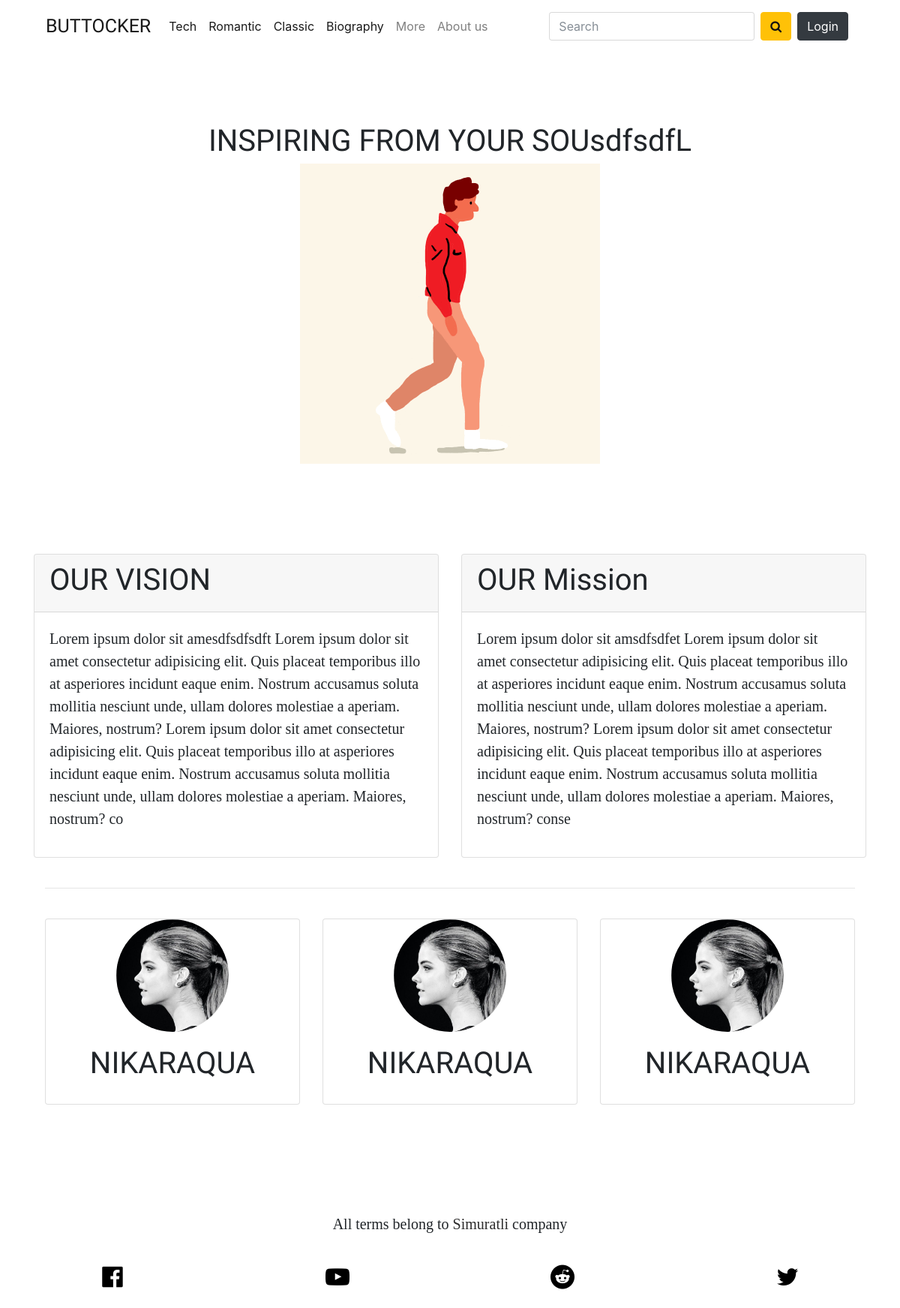
Page /about.php on the committed database.
### tables this page shows
CREATE TABLE `kategori` (
  `kategori_id` int(11) NOT NULL,
  `kategori_ad` varchar(100) NOT NULL,
  `kategori_onecikar` enum('1','0') NOT NULL DEFAULT '0',
  `kategori_seourl` varchar(500) NOT NULL,
  `kategori_sira` int(2) NOT NULL,
  `kategori_durum` enum('0','1') NOT NULL DEFAULT '1'
);

CREATE TABLE `hakkimizda` (
  `hakkimizda_id` int(11) NOT NULL,
  `hakkimizda_baslik` varchar(500) NOT NULL,
  `hakkimizda_icerik` text NOT NULL,
  `hakkimizda_vizyon` varchar(500) NOT NULL,
  `hakkimizda_misyon` varchar(500) NOT NULL,
  `hakkimizda_video` varchar(500) NOT NULL
);

### admin/production/function.php (called while the page is built, shortened)
<?php
function seo($str, $options = array())
{
    $str = mb_convert_encoding((string)$str, 'UTF-8', mb_list_encodings());
    $defaults = array(
        'delimiter' => '-',
        'limit' => null,
        'lowercase' => true,
        'replacements' => array(),
        'transliterate' => true
    );
    $options = array_merge($defaults, $options);
    $str = preg_replace(array_keys($options['replacements']), $options['replacements'], $str);
    if ($options['transliterate']) {
        $str = str_replace(array_keys($char_map), $char_map, $str);
    }
    $str = preg_replace('/[^\p{L}\p{Nd}]+/u', $options['delimiter'], $str);
    $str = preg_replace('/(' . preg_quote($options['delimiter'], '/') . '){2,}/', '$1', $str);
    $str = mb_substr($str, 0, ($options['limit'] ? $options['limit'] : mb_strlen($str, 'UTF-8')), 'UTF-8');
    $str = trim($str, $options['delimiter']);
    return $options['lowercase'] ? mb_strtolower($str, 'UTF-8') : $str;
}
?>

### about.php (the view)
<?php
include 'header.php'
?>
        <br>
        <br>
        <br>
        <br>
        <div class="container-fluid">
            <div class="row">
               <div class="col-md-12">
                   <center>
                        <h1><?php echo $hakkimizdacek['hakkimizda_baslik'] ?></h1>
                   </center>
               </div>
               <div class="img col-md-12">
               <center>
                    <img class="img-fluid" src="img/gif/peron.gif" alt="">
               </center>
               <br>
<br>
<br><br>
<br>
               </div>
               <div class="row">
                   <div class="col-md-6">
                       <div class="card">
                           <div class="card-header">
                               <h1>OUR VISION</h1>
                           </div>
                           <div class="card-body">
                               <div class="card-text">
                                   <p><?php echo $hakkimizdacek['hakkimizda_vizyon'] ?></p>
                               </div>
                           </div>
                       </div>
                   </div>
                   <div class="col-md-6">
                       <div class="card">
                           <div class="card-header">
                               <h1>OUR Mission</h1>
                           </div>
                           <div class="card-body">
                               <div class="card-text">
                                   <p><?php echo $hakkimizdacek['hakkimizda_misyon'] ?></p>
                               </div>
                           </div>
                       </div>
                   </div>
               </div>
               <div class="col-md-12">
                   <br>
               <hr>
               <br>
                   <div class="row">
                       <div class="col-md-4">
                           <div class="card">
                               <div  class="card-img imgcard rounded-circle">
                                   <img style="z-index: -12 !important;" src="img/barbara.jpg" class="card-img" alt="">
                               </div>
                               <div class="card-body">
                                   <div class="card-title">
                                       <center>
                                            <h1>
                                                    NIKARAQUA
                                                </h1>
                                       </center>
                                   </div>
                               </div>
                           </div>
                       </div>
                       <div class="col-md-4">
                            <div class="card">
                                <div  class="card-img imgcard rounded-circle">
                                    <img style="z-index: -12 !important;" src="img/barbara.jpg" class="card-img" alt="">
                                </div>
                                <div class="card-body">
                                    <div class="card-title">
                                        <center>
                                             <h1>
                                                     NIKARAQUA
                                                 </h1>
                                        </center>
                                    </div>
                                </div>
                            </div>
                        </div>
                        <div class="col-md-4">
                                <div class="card">
                                    <div  class="card-img imgcard rounded-circle">
                                        <img style="z-index: -12 !important;" src="img/barbara.jpg" class="card-img" alt="">
                                    </div>
                                    <div class="card-body">
                                        <div class="card-title">
                                            <center>
                                                 <h1>
                                                         NIKARAQUA
                                                     </h1>
                                            </center>
                                        </div>
                                    </div>
                                </div>
                            </div>
                   </div>
               </div>
            </div>
            </div>
    </section>
    <br><br>
    <?php
include 'footer.php'
?>

### header.php (shortened to what this page needs)
<?php
include 'admin/netting/baglan.php';
include 'admin/production/function.php';
$kullanicisor = $db->prepare("SELECT * FROM kullanici where kullanici_mail=:mail");
$kullanicisor->execute(array(
    'mail' => $_SESSION['userkullanici_mail']
));
$kullanicicek = $kullanicisor->fetch(PDO::FETCH_ASSOC);
$hakkimizdasor = $db->prepare("SELECT * from hakkimizda where hakkimizda_id=:id");
$hakkimizdasor->execute(array(
    'id' => 0
));
$hakkimizdacek = $hakkimizdasor->fetch(PDO::FETCH_ASSOC);
?>
<!DOCTYPE html>
<html lang="en">
<head>
    <link rel="stylesheet" href="css/style.css">
    <link rel="stylesheet" href="css/bootstrap.min.css">
    <link rel="stylesheet" href="css/bootstrap-grid.css">
    <link href="https://stackpath.bootstrapcdn.com/font-awesome/4.7.0/css/font-awesome.min.css" rel="stylesheet">
    <link href="swiper/swiper.min.css" rel="stylesheet">
    <link href="swiper/swipe.css" rel="stylesheet">
  <link rel="stylesheet" href="https://cdnjs.cloudflare.com/ajax/libs/font-awesome/4.4.0/css/font-awesome.min.css">
  <link rel="stylesheet" href="froala/css/froala_editor.css">
  <link rel="stylesheet" href="froala/css/froala_style.css">
  <link rel="stylesheet" href="froala/css/plugins/code_view.css">
  <link rel="stylesheet" href="froala/css/plugins/colors.css">
  <link rel="stylesheet" href="froala/css/plugins/emoticons.css">
  <link rel="stylesheet" href="froala/css/plugins/image_manager.css">
  <link rel="stylesheet" href="froala/css/plugins/image.css">
  <link rel="stylesheet" href="froala/css/third_party/embedly.min.css">
  <link rel="stylesheet" href="froala/css/plugins/line_breaker.css">
  <link rel="stylesheet" href="froala/css/plugins/table.css">
  <link rel="stylesheet" href="froala/css/plugins/char_counter.css">
  <link rel="stylesheet" href="froala/css/plugins/video.css">
  <link rel="stylesheet" href="froala/css/plugins/fullscreen.css">
  <link rel="stylesheet" href="froala/css/plugins/file.css">
  <link rel="stylesheet" href="froala/css/plugins/quick_insert.css">
  <link rel="stylesheet" href="https://cdnjs.cloudflare.com/ajax/libs/codemirror/5.3.0/codemirror.min.css">
  <link rel="stylesheet" href="froala/js/third_party/embedly.min.js">
</head>
<body>
    <section class="container">
        <nav class="navbar navbar-expand-lg navbar-light ">
            <a class="navbar-brand" href="index">BUTTOCKER</a>
            <div class="collapse navbar-collapse" id="navbarSupportedContent">
                <ul class="navbar-nav mr-auto">
                    <?php
                    $kategorisor = $db->prepare("SELECT * from kategori limit 4 ");
                    $kategorisor->execute();
                    while ($kategoricek = $kategorisor->fetch(PDO::FETCH_ASSOC)) {
                        ?>
                        <li class="nav-item active">
                            <a class="nav-link" href="category-<?= seo($kategoricek['kategori_ad']) . '-' . $kategoricek['kategori_id'] ?>"><?php echo $kategoricek['kategori_ad'] ?> <span class="sr-only">(current)</span></a>
                        </li>
                    <?php } ?>
                    <li class="nav-item">
                        <a class="nav-link " href="categories">More</a>
                    </li>
                    <li class="nav-item">
                        <a class="nav-link " href="about">About us</a>
                    </li>
                    <?php
                    if (isset($_SESSION['userkullanici_mail'])) {
                        ?>
                        <li class="nav-item dropdown">
                            <a class="nav-link dropdown-toggle" href="#" id="navbarDropdown" role="button" data-toggle="dropdown" aria-haspopup="true" aria-expanded="false">
                                <b class="name"><?php echo $kullanicicek['kullanici_ad'] ?></b>
                            </a>
                            <div class="dropdown-menu" aria-labelledby="navbarDropdown">
                                <a class="dropdown-item" href="#">
                                    <div class="imgbox">
                                        <img class="img-fluid" src="<?php echo $kullanicicek['kullanici_magazafoto'] ?>">
                                    </div>
                                    <span class="namepsan"><?php echo $kullanicicek['kullanici_ad'] ?></span>
                                </a>
                                <a class="dropdown-item" href="account">Account</a>
                                <a class="dropdown-item" href="posts">POSTS</a>
                                <a class="dropdown-item" href="chose">Write</a>
                                <div class="dropdown-divider"></div>
                                <a class="dropdown-item " href="logout">Logout</a>
                            </div>
                        </li>
                </ul>
                <form method="POST" action="search" class="form-inline my-2 my-lg-0">
                    <div class="form-group">
                        <input name="searched" class="form-control" placeholder="Search" type="text">
                        <button name="search" type="submit" class="btn ml-1 mr-1 btn-warning"><i class="fa fa-search"></i></button>
                    </div>
                    <div class="imgbox2">
                        <img class="img-fluid" src="<?php echo $kullanicicek['kullanici_magazafoto'] ?>" alt="">
                    </div>
                </form>
            <?php
            } else {
                ?>
                </ul>
                <form class="form-inline my-2 my-lg-0">
                    <input class="form-control mr-sm-2 " type="search" placeholder="Search" aria-label="Search">
                    <button class="btn btn-warning my-2 my-sm-0" type="submit"><i class="fa fa-search"></i></button>
                    <a class="btn btn-dark my-2  mr-sm-2 ml-2" href="login">Login</a>
                </form>
            <?php }
            ?>
            </div>
        </nav>

### css/style.css (style rules this page uses)
html, body { width: 100%; height: 100%; margin: 0px; padding: 0px; overflow-x: hidden; }
.navbar-brand { font-family: 'Staatliches', cursive; font-size: 25px !important; }
p { font-size: 20px !important; font-family: 'Baskervville', serif; }
h1, h2, h3, h4, h5, h6 { font-family: 'Calistoga', cursive !important; }
.img { float: left !important; }
.imgcard { margin: 0 auto; overflow: hidden; border-radius: 50%; z-index: 12 !important; max-width: 150px; max-height: 150px; }

### rows in the picture
kategori: kategori_ad "Tech"
kategori: kategori_ad "Romantic"
kategori: kategori_ad "Classic"
kategori: kategori_ad "Biography"
hakkimizda: hakkimizda_baslik "INSPIRING FROM YOUR SOUsdfsdfL", hakkimizda_vizyon "Lorem ipsum dolor sit amesdfsdfsdft Lorem ipsum dolor sit amet consectetur adipisicing elit. Quis placeat temporibus illo at asperiores incidunt eaque enim. Nostrum accusamus soluta mollitia nesciunt unde, ullam dolores molestiae a aperiam. Maiores, nostrum? Lorem ipsum dolor sit amet consectetur adipisicing elit. Quis placeat temporibus illo at asperiores incidunt eaque enim. Nostrum accusamus soluta mollitia nesciunt unde, ullam dolores molestiae a aperiam. Maiores, nostrum? co", hakkimizda_misyon "Lorem ipsum dolor sit amsdfsdfet Lorem ipsum dolor sit amet consectetur adipisicing elit. Quis placeat temporibus illo at asperiores incidunt eaque enim. Nostrum accusamus soluta mollitia nesciunt unde, ullam dolores molestiae a aperiam. Maiores, nostrum? Lorem ipsum dolor sit amet consectetur adipisicing elit. Quis placeat temporibus illo at asperiores incidunt eaque enim. Nostrum accusamus soluta mollitia nesciunt unde, ullam dolores molestiae a aperiam. Maiores, nostrum? conse"
